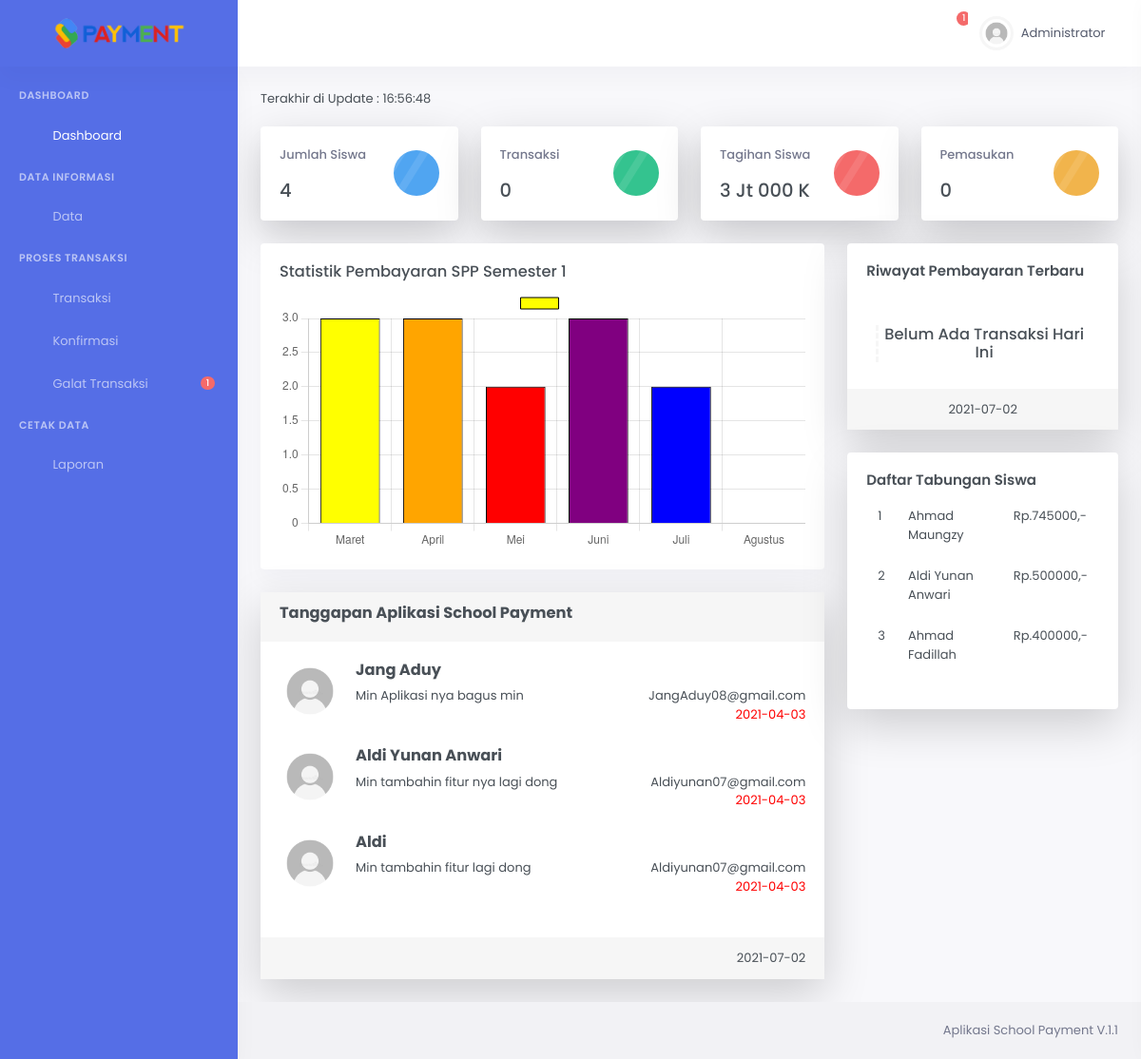
The page /admin/index.php (signed in) on the database its author committed.
### tables this page shows
CREATE TABLE `tb_kontak` (
  `id` int(11) NOT NULL,
  `nama` varchar(50) NOT NULL,
  `email` varchar(50) NOT NULL,
  `pesan` text NOT NULL,
  `tgl_pesan` date NOT NULL
);

CREATE TABLE `tb_tabungan` (
  `id` int(25) NOT NULL,
  `idsiswa` int(20) NOT NULL,
  `jumlah` int(30) NOT NULL,
  `tgl_dibuat` date NOT NULL,
  `tgl_update` date NOT NULL
);

CREATE TABLE `siswa` (
  `idsiswa` int(11) NOT NULL,
  `nis` varchar(10) NOT NULL,
  `namasiswa` varchar(40) NOT NULL,
  `kelas` varchar(255) NOT NULL,
  `jk` enum('Laki Laki','Perempuan','','') NOT NULL,
  `tahunajaran` varchar(10) NOT NULL,
  `biaya` int(11) NOT NULL
);

### admin/index.php (the view, shortened to what the rows shown need)
<?php
    include 'header.php';
    $waktu   = date('H:i:s');
?>
<div class="main-content">
                <div class="page-content">
                    <div class="container-fluid">
                        <span style="margin-bottom:20px;">Terakhir di Update : <?= $waktu; ?></span> <br> <br/>
                        <div class="row">
                            <div class="col-md-8">
                                <div class="card shadow-lg">
                                    <div class="card-body">
                                    <?php
                                    $date = date('Y-m-d');
                                    $tanggapan = mysqli_query($konek,"SELECT * FROM tb_kontak WHERE tgl_pesan='$date'");
                                    if(mysqli_num_rows($tanggapan) > 0){
                                        while($d = mysqli_fetch_array($tanggapan)){
                                        ?>
                                        <div class="media mb-4">
                                                <img class="d-flex mr-3 rounded-circle" src="img/avatar.jpg" alt="Generic placeholder image" height="64">
                                                <div class="media-body">
                                                    <h5 class="mt-0 font-16"><?= $d['nama']; ?></h5>
                                                    <?= $d['pesan']; ?>
                                                    <span class="float-right"> <?= $d['email']; ?> </span>
                                                </div>
                                        </div>
                                            <?php
                                        }
                                    }else{
                                        $tanggapan2 = mysqli_query($konek,"SELECT * FROM tb_kontak ORDER BY id DESC LIMIT 3");
                                        while($l = mysqli_fetch_array($tanggapan2)){
                                        ?>
                                        <div class="media mb-4">
                                                <img class="d-flex mr-3 rounded-circle" src="img/avatar.jpg" alt="Generic placeholder image" height="64">
                                                <div class="media-body">
                                                    <h5 class="mt-0 font-16" style="font-weight:bold;"><?= $l['nama']; ?></h5>
                                                    <?= $l['pesan']; ?>
                                                    <span class="float-right"> <?= $l['email']; ?> </span>
                                                    <br> <span style="float:right; color:red;"><?= $l['tgl_pesan']; ?></span>
                                                </div>
                                        </div>
                                        <?php
                                        }
                                    }
                                    ?>
                                    </div>
                                </div>
                            </div>
                            <div class="col-md-4">
                                <div class="card shadow-lg rounded">
                                    <div class="card-body">
                                            <table class="table table-borderless">
                                                <?php
                                                $no = 1;
                                                $tt = mysqli_query($konek,"SELECT * FROM tb_tabungan INNER JOIN siswa ON tb_tabungan.idsiswa=siswa.idsiswa ORDER BY jumlah DESC LIMIT 6");
                                                while($t = mysqli_fetch_array($tt)){?>
                                                <tr>
                                                    <td> <?= $no++; ?> </td>
                                                    <td> <?= $t['namasiswa']; ?> </td>
                                                    <td> Rp.<?= $t['jumlah'] ?>,- </td>
                                                </tr>
                                                <?php } ?>
                                            </table>
                                    </div>
                                </div>
                            </div>
                        </div>
                    </div>
                </div>
</div>
<?php
$m1 = mysqli_query($konek,"SELECT * FROM spp WHERE month(jatuhtempo)='03' AND ket='LUNAS'");
$n1 = mysqli_num_rows($m1);
$m2 = mysqli_query($konek,"SELECT * FROM spp WHERE month(jatuhtempo)='04' AND ket='LUNAS'");
$n2 = mysqli_num_rows($m2);
$m3 = mysqli_query($konek,"SELECT * FROM spp WHERE month(jatuhtempo)='05' AND ket='LUNAS'");
$n3 = mysqli_num_rows($m3);
$m4 = mysqli_query($konek,"SELECT * FROM spp WHERE month(jatuhtempo)='06' AND ket='LUNAS'");
$n4 = mysqli_num_rows($m4);
$m5 = mysqli_query($konek,"SELECT * FROM spp WHERE month(jatuhtempo)='07' AND ket='LUNAS'");
$n5 = mysqli_num_rows($m5);
?>
<script>
		var ctx = document.getElementById("myChart").getContext('2d');
		var myChart = new Chart(ctx, {
			type: 'bar',
			data: {
				labels: ["Maret", "April","Mei","Juni","Juli","Agustus"],
				datasets: [{
					label: '',
					data: [<?= $n1 ?>,<?= $n2; ?>,<?= $n3; ?>,<?= $n4; ?>,<?= $n5; ?>],
					backgroundColor: [
					'yellow',
					'orange',
					'red',
					'purple',
                    'blue',
                    'aqua'
					],
					borderColor: [
					'black',
					'black',
					'black',
					'black',
					'black',
					'black'
					],
					borderWidth: 1
				}]
			},
			options: {
				scales: {
					yAxes: [{
						ticks: {
							beginAtZero:true
						}
					}]
				}
			}
		});
	</script>
<?php include 'footer.php'; ?>

### rows shown on the page
tb_kontak: nama "Jang Aduy", pesan "Min Aplikasi nya bagus min", email "JangAduy08@gmail.com", tgl_pesan "2021-04-03"
tb_kontak: nama "Aldi Yunan Anwari", pesan "Min tambahin fitur nya lagi dong", email "Aldiyunan07@gmail.com", tgl_pesan "2021-04-03"
tb_kontak: nama "Aldi", pesan "Min tambahin fitur lagi dong", email "Aldiyunan07@gmail.com", tgl_pesan "2021-04-03"
tb_tabungan: idsiswa.namasiswa "Ahmad Maungzy", jumlah "745000"
tb_tabungan: idsiswa.namasiswa "Aldi Yunan Anwari", jumlah "500000"
tb_tabungan: idsiswa.namasiswa "Ahmad Fadillah", jumlah "400000"

### other values the page prints
$jum "1"
$_SESSION['nama'] "Administrator"
$n "1"
mysqli_num_rows($siswa) "4"
$num2 "0"
$hasil2 "3 Jt 000 K"
chart data {{ $n1 }} 3
chart data {{ $n2 }} 3
chart data {{ $n3 }} 2
chart data {{ $n4 }} 3
